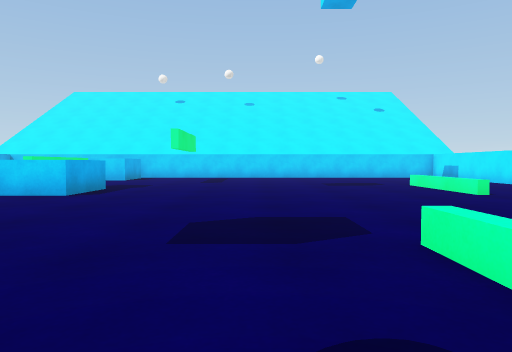
view 1 (above)

16 first-person views from a walk through a scene from a Unity 3-D project. The camera is 0.62 m above the floor, tilts 2° down and sees 70° across. The floor is counted in squares, 1 m on a side. Each view is taken from the middle of a square. On the plan, view 1 faces up. The plan holds only what a view shows up to about 10 squares ahead; the rest is blank. The place goes on beyond the plan. The player is left out. Surface patterns are stand-ins for the level's own textures.

view 2
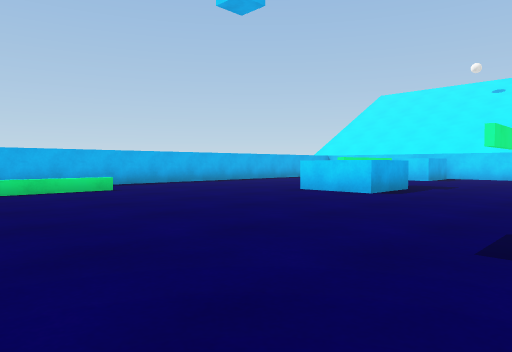

view 3
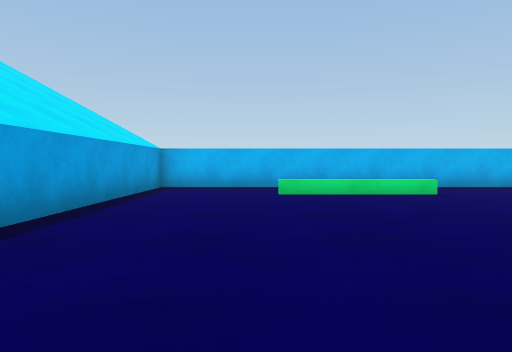

view 4
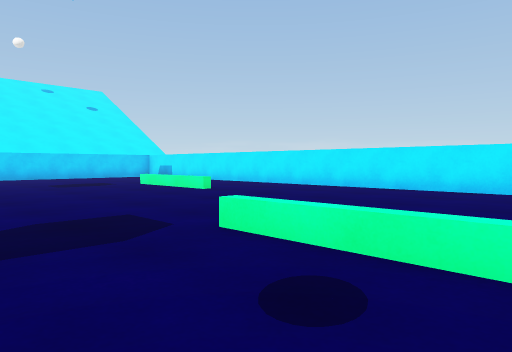

view 5
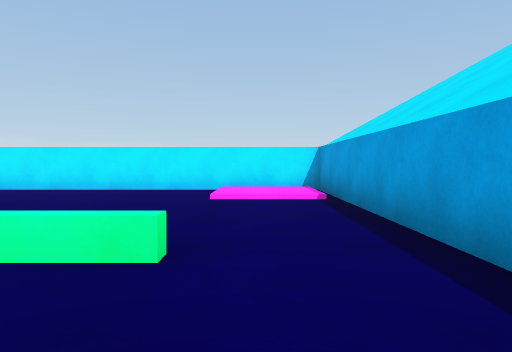

view 6
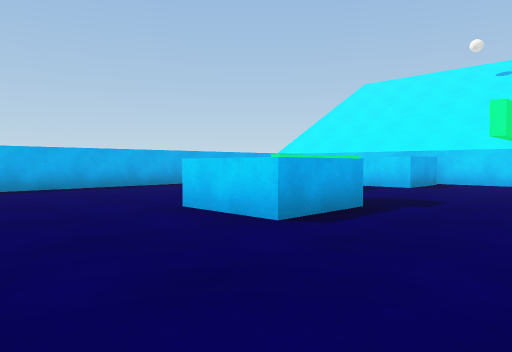

view 7
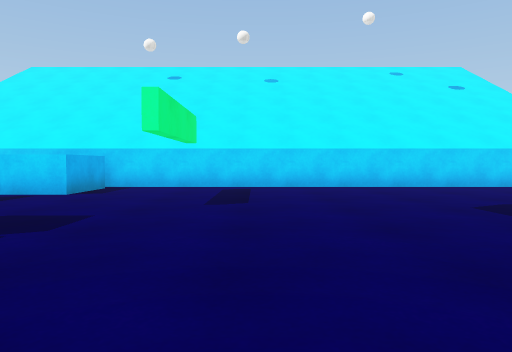

view 8
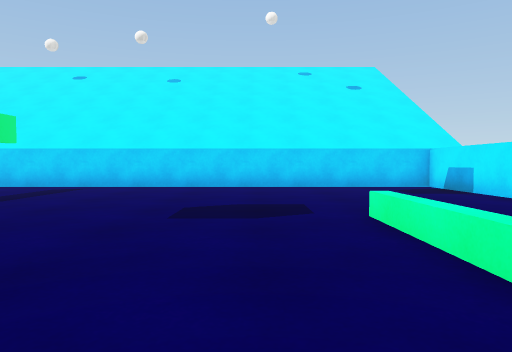

view 9
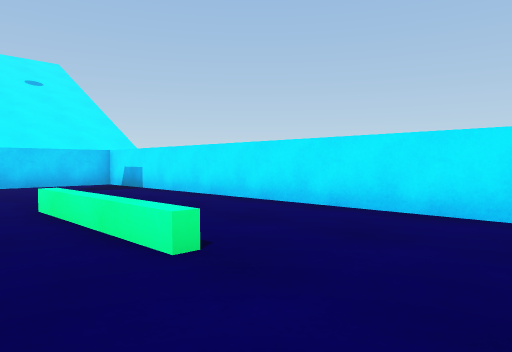

view 10
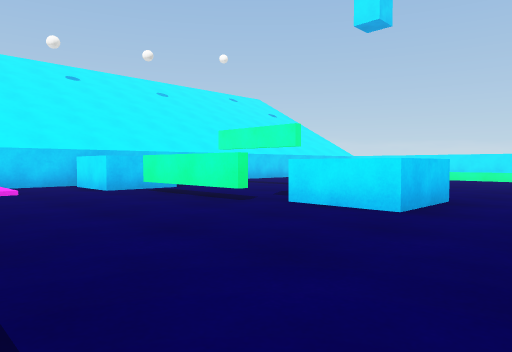

view 11
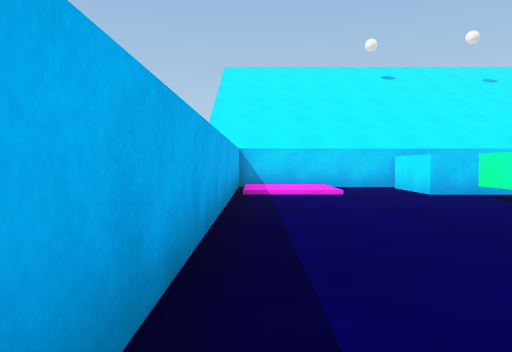

view 12
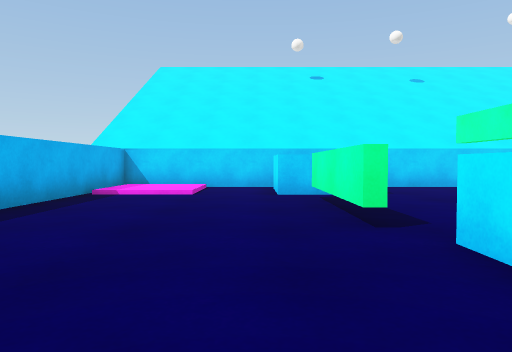

view 13
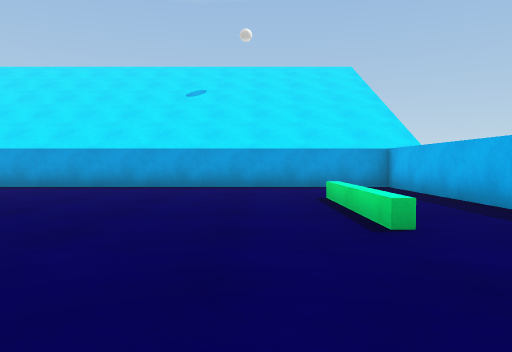

view 14
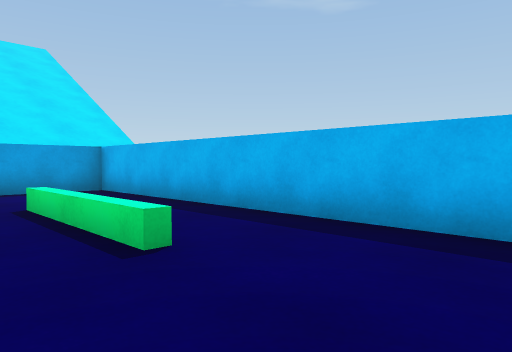

view 15
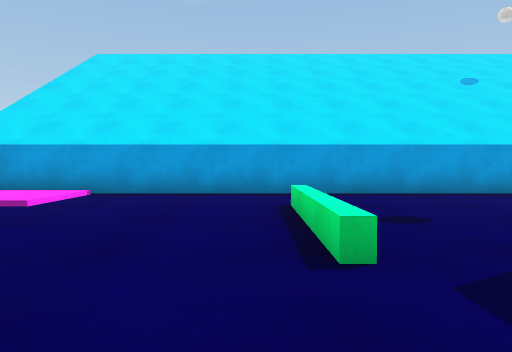

view 16
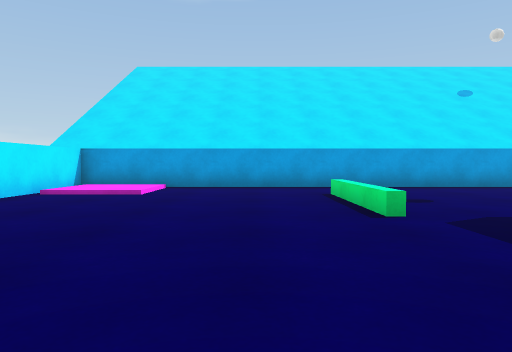

### Floor plan
Points are (right, up) in squares from view 1. A wall is a line through its corners. A room is listed if a view was taken in it or the views show most of it. See-through windows are left out.
Room 1 (views 1, 2, 3, 4, 5, 6, 7, 8, 9, 10, 11, 12, 13, 14, 15, 16)
walls: (-6, 9.4) (-6, 12.5); (-5.8, 12.4) (-5.8, 9.4); (7.5, 15.5) (-10.4, 15.5) (-10.4, -2.5) (7.5, -2.5) (7.5, 15.5)
low walls: (1.5, 2.9) (1.5, -0.4); (4.3, 8.9) (4.3, 10.4); (1.3, -0.5) (1.3, 2.9); (-8.3, 3.6) (-8.3, 0.4)
objects: other object (-6, 13) to (-5, 15); other object (-5, 7) to (-4, 9)

Positions as (right, up) in squares from view 1, and headings:
1: (0, 0), facing up
2: (0, 0), facing up-left
3: (-1, 0), facing left
4: (-1, 0), facing up-right
5: (-1, -1), facing right
6: (-1, 4), facing up-left
7: (-1, 6), facing up
8: (3, 6), facing up
9: (3, 5), facing up-right
10: (-10, 5), facing up-right
11: (-10, 6), facing up
12: (-7, 6), facing up
13: (-7, 7), facing down
14: (-7, 6), facing down-left
15: (2, 5), facing down
16: (3, 7), facing down
